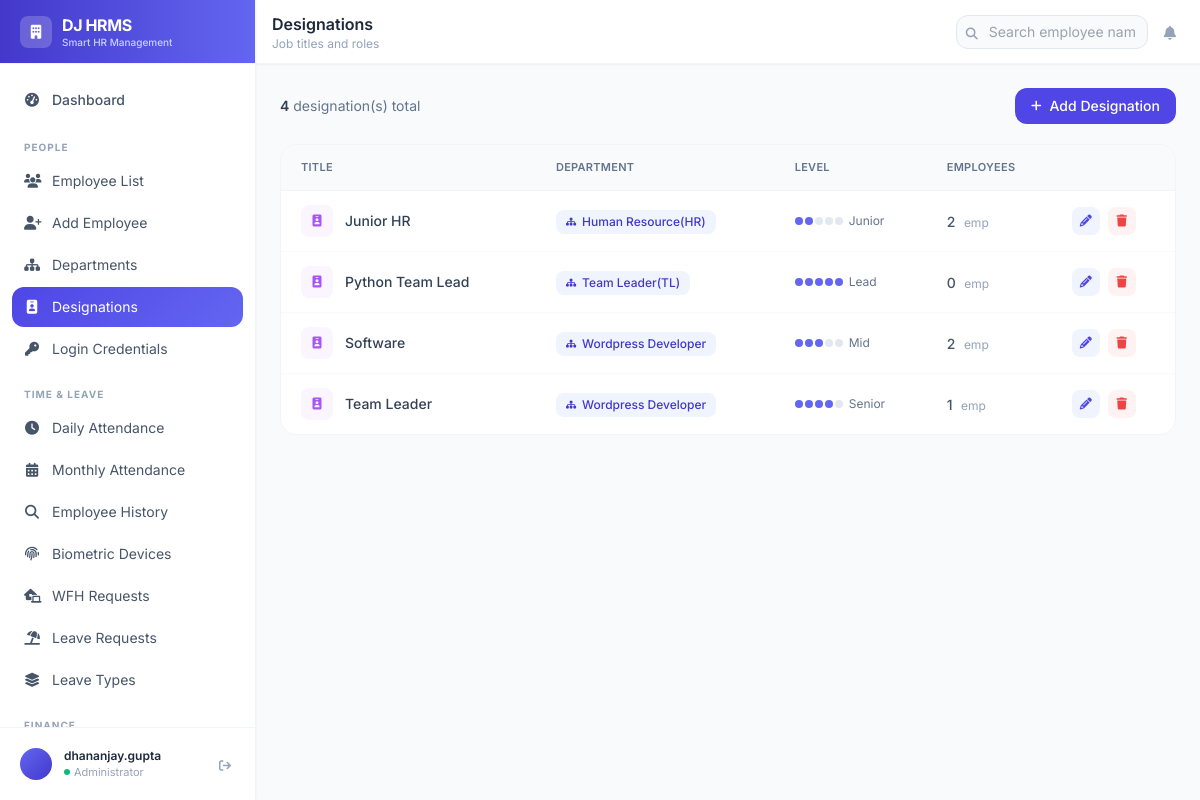
The app's page /dashboard/designations/ (signed in) with its own data.
### employees/models.py (models this page shows, shortened)
class Designation(models.Model):
    title = models.CharField(max_length=100, unique=True)
    department = models.ForeignKey(Department, on_delete=models.CASCADE, related_name='designations')
    level = models.PositiveSmallIntegerField(default=1)  # 1=junior, 5=senior
    class Meta:
        ordering = ['title']

class Department(models.Model):
    name = models.CharField(max_length=100, unique=True)
    code = models.CharField(max_length=10, unique=True)
    description = models.TextField(blank=True)
    manager = models.ForeignKey(
        'Employee', on_delete=models.SET_NULL, null=True, blank=True,
        related_name='managed_department'
    )
    created_at = models.DateTimeField(auto_now_add=True)
    class Meta:
        ordering = ['name']

### employees/views.py (the view)
# urls.py: path('designations/', views.designation_list, name='designation_list'),
@login_required
def designation_list(request):
    designations = Designation.objects.select_related('department').all()
    return render(request, 'employees/designations.html', {'designations': designations})

### hrms/context_processors.py (called while the page is built, shortened)
def notifications(request):
    if not request.user.is_authenticated:
        return {}
    if not (request.user.is_staff or request.user.is_superuser):
        return {}

def unread_messages(request):
    if not request.user.is_authenticated:
        return {}
    try:
        from messaging.models import Message
    except Exception:
        return {}
    count = Message.objects.filter(
        conversation__participants=request.user,
        is_read=False,
    ).exclude(sender=request.user).count()
    return {'unread_messages_count': count}

def current_employee(request):
    if not request.user.is_authenticated:
        return {}
    try:
        from employees.models import Employee
        emp = Employee.objects.select_related('department', 'designation').get(user=request.user)
    except Exception:
        return {}
    return {'employee': emp}

### templates/employees/designations.html (shortened to what this page needs)
{% extends 'base.html' %}
{% block page_title %}Designations{% endblock %}
{% block page_subtitle %}Job titles and roles{% endblock %}
{% block content %}
<div class="flex items-center justify-between mb-5">
  <p class="text-slate-500 text-sm">
    <span class="font-semibold text-slate-700">{{ designations.count }}</span> designation(s) total
  </p>
  <a href="{% url 'add_designation' %}"
    class="inline-flex items-center gap-2 bg-brand-600 text-white px-4 py-2 rounded-xl text-sm font-medium hover:bg-brand-700 transition-colors">
    <i class="fas fa-plus text-xs"></i> Add Designation
  </a>
</div>
<div class="bg-white rounded-2xl border border-slate-100 overflow-hidden">
  <table class="w-full">
    <thead>
      <tr class="bg-slate-50 border-b border-slate-100">
        <th class="text-left text-[11px] font-semibold text-slate-500 uppercase tracking-wide px-5 py-3.5">Title</th>
        <th class="text-left text-[11px] font-semibold text-slate-500 uppercase tracking-wide px-4 py-3.5">Department</th>
        <th class="text-left text-[11px] font-semibold text-slate-500 uppercase tracking-wide px-4 py-3.5">Level</th>
        <th class="text-left text-[11px] font-semibold text-slate-500 uppercase tracking-wide px-4 py-3.5">Employees</th>
        <th class="px-4 py-3.5"></th>
      </tr>
    </thead>
    <tbody class="divide-y divide-slate-50">
      {% for d in designations %}
      <tr class="hover:bg-slate-50/60 transition-colors">
        <td class="px-5 py-3.5">
          <div class="flex items-center gap-3">
            <div class="w-8 h-8 bg-purple-50 rounded-lg flex items-center justify-center flex-shrink-0">
              <i class="fas fa-id-badge text-purple-500 text-xs"></i>
            </div>
            <span class="text-slate-700 text-sm font-medium">{{ d.title }}</span>
          </div>
        </td>
        <td class="px-4 py-3.5">
          <span class="inline-flex items-center gap-1.5 bg-brand-50 text-brand-700 text-xs font-medium px-2.5 py-1 rounded-lg">
            <i class="fas fa-sitemap text-[9px]"></i>
            {{ d.department.name }}
          </span>
        </td>
        <td class="px-4 py-3.5">
          <div class="flex items-center gap-1.5">
            <div class="flex gap-0.5">
              {% for i in "12345"|make_list %}
                <span class="w-2 h-2 rounded-full
                  {% if forloop.counter <= d.level %}bg-brand-500{% else %}bg-slate-200{% endif %}">
                </span>
              {% endfor %}
            </div>
            <span class="text-slate-500 text-xs">
              {% if d.level == 1 %}Intern
              {% elif d.level == 2 %}Junior
              {% elif d.level == 3 %}Mid
              {% elif d.level == 4 %}Senior
              {% else %}Lead{% endif %}
            </span>
          </div>
        </td>
        <td class="px-4 py-3.5">
          <span class="text-slate-600 text-sm font-medium">{{ d.employees.count }}</span>
          <span class="text-slate-400 text-xs ml-1">emp</span>
        </td>
        <td class="px-4 py-3.5">
          <div class="flex items-center gap-2">
            <a href="{% url 'edit_designation' d.pk %}"
              class="w-7 h-7 rounded-lg bg-brand-50 text-brand-600 hover:bg-brand-100 transition-colors flex items-center justify-center text-xs"
              title="Edit">
              <i class="fas fa-pencil"></i>
            </a>
            <button onclick="confirmDelete('{{ d.title }}', '{% url 'delete_designation' d.pk %}')"
              class="w-7 h-7 rounded-lg bg-red-50 text-red-500 hover:bg-red-100 transition-colors flex items-center justify-center text-xs"
              title="Delete">
              <i class="fas fa-trash"></i>
            </button>
          </div>
        </td>
      </tr>
      {% endfor %}
    </tbody>
  </table>
</div>
{% endblock %}

### templates/base.html (shortened to what this page needs)
<!DOCTYPE html>
<html lang="en" class="h-full">
<head>
  <script src="https://cdn.tailwindcss.com"></script>
  <link href="https://cdnjs.cloudflare.com/ajax/libs/font-awesome/6.5.0/css/all.min.css" rel="stylesheet">
</head>
<body class="h-full bg-slate-50">
<div class="flex h-screen overflow-hidden">
  <aside id="sidebar"
    class="w-64 bg-white border-r border-slate-100 flex flex-col flex-shrink-0 shadow-sm lg:relative lg:translate-x-0">
    <div class="h-16 flex items-center justify-between px-5 border-b border-slate-100 bg-gradient-to-r from-brand-700 to-brand-500 flex-shrink-0">
      <div class="flex items-center gap-2.5">
        <div class="w-8 h-8 bg-white bg-opacity-20 rounded-lg flex items-center justify-center">
          <i class="fas fa-building text-white text-sm"></i>
        </div>
        <div>
          <span class="text-white font-bold text-base tracking-tight">DJ HRMS</span>
          <p class="text-indigo-200 text-[10px] font-medium -mt-0.5">Smart HR Management</p>
        </div>
      </div>
    </div>
    <nav class="flex-1 overflow-y-auto px-3 py-4 space-y-0.5">
      <a href="{% url 'dashboard' %}" onclick="closeSidebar()"
        class="sidebar-item  flex items-center gap-3 px-3 py-2.5 rounded-xl text-slate-600 font-medium text-sm mb-2">
        <i class="fas fa-gauge-high w-4 text-center"></i>
        <span>Dashboard</span>
      </a>
      <p class="nav-group-label text-slate-400 px-3 pt-3 pb-1">People</p>
      <a href="{% url 'employee_list' %}" onclick="closeSidebar()"
        class="sidebar-item {% if request.resolver_match.url_name == 'employee_list' or request.resolver_match.url_name == 'employee_detail' %}active{% endif %} flex items-center gap-3 px-3 py-2.5 rounded-xl text-slate-600 text-sm">
        <i class="fas fa-users w-4 text-center"></i>
        <span>Employee List</span>
      </a>
      <a href="{% url 'add_employee' %}" onclick="closeSidebar()"
        class="sidebar-item {% if request.resolver_match.url_name == 'add_employee' %}active{% endif %} flex items-center gap-3 px-3 py-2.5 rounded-xl text-slate-600 text-sm">
        <i class="fas fa-user-plus w-4 text-center"></i>
        <span>Add Employee</span>
      </a>
      <a href="{% url 'department_list' %}" onclick="closeSidebar()"
        class="sidebar-item {% if request.resolver_match.url_name == 'department_list' %}active{% endif %} flex items-center gap-3 px-3 py-2.5 rounded-xl text-slate-600 text-sm">
        <i class="fas fa-sitemap w-4 text-center"></i>
        <span>Departments</span>
      </a>
      <a href="{% url 'designation_list' %}" onclick="closeSidebar()"
        class="sidebar-item {% if request.resolver_match.url_name == 'designation_list' %}active{% endif %} flex items-center gap-3 px-3 py-2.5 rounded-xl text-slate-600 text-sm">
        <i class="fas fa-id-badge w-4 text-center"></i>
        <span>Designations</span>
      </a>
      <a href="{% url 'employee_credentials' %}" onclick="closeSidebar()"
        class="sidebar-item {% if request.resolver_match.url_name == 'employee_credentials' %}active{% endif %} flex items-center gap-3 px-3 py-2.5 rounded-xl text-slate-600 text-sm">
        <i class="fas fa-key w-4 text-center"></i>
        <span>Login Credentials</span>
      </a>
      <p class="nav-group-label text-slate-400 px-3 pt-4 pb-1">Time & Leave</p>
      <a href="{% url 'daily_attendance' %}" onclick="closeSidebar()"
        class="sidebar-item {% if request.resolver_match.url_name == 'daily_attendance' %}active{% endif %} flex items-center gap-3 px-3 py-2.5 rounded-xl text-slate-600 text-sm">
        <i class="fas fa-clock w-4 text-center"></i>
        <span>Daily Attendance</span>
      </a>
      <a href="{% url 'monthly_attendance' %}" onclick="closeSidebar()"
        class="sidebar-item {% if request.resolver_match.url_name == 'monthly_attendance' %}active{% endif %} flex items-center gap-3 px-3 py-2.5 rounded-xl text-slate-600 text-sm">
        <i class="fas fa-calendar-days w-4 text-center"></i>
        <span>Monthly Attendance</span>
      </a>
      <a href="{% url 'employee_attendance_history' %}" onclick="closeSidebar()"
        class="sidebar-item {% if request.resolver_match.url_name == 'employee_attendance_history' %}active{% endif %} flex items-center gap-3 px-3 py-2.5 rounded-xl text-slate-600 text-sm">
        <i class="fas fa-magnifying-glass w-4 text-center"></i>
        <span>Employee History</span>
      </a>
      <a href="{% url 'biometric_devices' %}" onclick="closeSidebar()"
        class="sidebar-item {% if request.resolver_match.url_name == 'biometric_devices' %}active{% endif %} flex items-center gap-3 px-3 py-2.5 rounded-xl text-slate-600 text-sm">
        <i class="fas fa-fingerprint w-4 text-center"></i>
        <span>Biometric Devices</span>
      </a>
      <a href="{% url 'wfh_requests' %}" onclick="closeSidebar()"
        class="sidebar-item {% if request.resolver_match.url_name == 'wfh_requests' %}active{% endif %} flex items-center gap-3 px-3 py-2.5 rounded-xl text-slate-600 text-sm">
        <i class="fas fa-house-laptop w-4 text-center"></i>
        <span>WFH Requests</span>
      </a>
      <a href="{% url 'leave_requests' %}" onclick="closeSidebar()"
        class="sidebar-item {% if request.resolver_match.url_name == 'leave_requests' %}active{% endif %} flex items-center gap-3 px-3 py-2.5 rounded-xl text-slate-600 text-sm">
        <i class="fas fa-umbrella-beach w-4 text-center"></i>
        <span>Leave Requests</span>
      </a>
      <a href="{% url 'leave_types' %}" onclick="closeSidebar()"
        class="sidebar-item {% if request.resolver_match.url_name == 'leave_types' %}active{% endif %} flex items-center gap-3 px-3 py-2.5 rounded-xl text-slate-600 text-sm">
        <i class="fas fa-layer-group w-4 text-center"></i>
        <span>Leave Types</span>
      </a>
      <p class="nav-group-label text-slate-400 px-3 pt-4 pb-1">Finance</p>
    </nav>
    <div class="px-3 py-3 border-t border-slate-100 flex-shrink-0">
      <div class="flex items-center gap-3 p-2 rounded-xl hover:bg-slate-50 transition-colors">
        <div class="w-8 h-8 rounded-full bg-gradient-to-br from-brand-500 to-brand-700 flex items-center justify-center text-white text-xs font-bold flex-shrink-0">
        </div>
        <div class="flex-1 min-w-0">
          <p class="text-slate-800 text-xs font-semibold truncate">
            {{ request.user.get_full_name|default:request.user.username }}
          </p>
          <p class="text-slate-400 text-[11px] flex items-center gap-1">
            <span class="w-1.5 h-1.5 bg-emerald-500 rounded-full inline-block"></span>
            Administrator
          </p>
        </div>
        <a href="{% url 'admin_logout' %}"
          class="text-slate-400 hover:text-red-500 transition-colors p-1"
          title="Logout">
          <i class="fas fa-arrow-right-from-bracket text-xs"></i>
        </a>
      </div>
    </div>
  </aside>
  <div class="flex-1 flex flex-col overflow-hidden min-w-0">
    <header class="h-16 bg-white border-b border-slate-100 flex items-center px-4 gap-3 flex-shrink-0 shadow-sm">
      <div class="flex-1 min-w-0">
        <h1 class="text-slate-800 font-semibold text-sm sm:text-base truncate">
          {% block page_title %}Dashboard{% endblock %}
        </h1>
        <p class="text-slate-400 text-xs hidden sm:block truncate">
          {% block page_subtitle %}{% endblock %}
        </p>
      </div>
      <div class="flex items-center gap-2 flex-shrink-0">
        <form method="get" action="{% url 'employee_list' %}" class="relative hidden md:block">
          <input type="text" name="search" value="{{ request.GET.search }}" placeholder="Search employee name or ID..."
            class="bg-slate-50 border border-slate-200 text-slate-600 text-sm rounded-xl px-3 py-1.5 w-40 lg:w-48 focus:outline-none focus:border-brand-300 focus:ring-2 focus:ring-brand-100 pl-8 transition-all">
          <button type="submit" class="absolute left-2.5 top-1/2 -translate-y-1/2 text-slate-400 hover:text-brand-600">
            <i class="fas fa-search text-xs"></i>
          </button>
        </form>
        <div class="relative" id="notifWrapper">
          <button onclick="toggleNotifDropdown(event)"
            class="relative text-slate-400 hover:text-slate-600 p-2 hover:bg-slate-50 rounded-xl transition-colors">
            <i class="fas fa-bell text-sm"></i>
          </button>
        </div>
      </div>
    </header>
    <main class="flex-1 overflow-y-auto p-4 sm:p-6">
      {% block content %}{% endblock %}
    </main>
  </div>
</div>
</body>
</html>

### templates/base.html (style rules this page uses)
* { box-sizing: border-box; }
body { font-family: 'Inter', sans-serif; }
.sidebar-item { transition: all 0.2s; }
.sidebar-item.active { background: linear-gradient(135deg, #4f46e5, #6366f1); color: white; }
.sidebar-item.active i, .sidebar-item.active span { color: white !important; }
.nav-group-label { font-size: 10px; font-weight: 700; text-transform: uppercase; letter-spacing: 0.1em; }
#sidebar { transition: transform 0.3s ease; }
form { display: inline; }

### records on screen
Designation: title "Junior HR", department.name "Human Resource(HR)", level 2 (drawn), employees.count "2"
Designation: title "Python Team Lead", department.name "Team Leader(TL)", level 5 (drawn), employees.count "0"
Designation: title "Software", department.name "Wordpress Developer", level 3 (drawn), employees.count "2"
Designation: title "Team Leader", department.name "Wordpress Developer", level 4 (drawn), employees.count "1"

### other values on screen
{{ request.user.get_full_name|default:request.user.username }} "dhananjay.gupta"
{{ designations.count }} "4"
